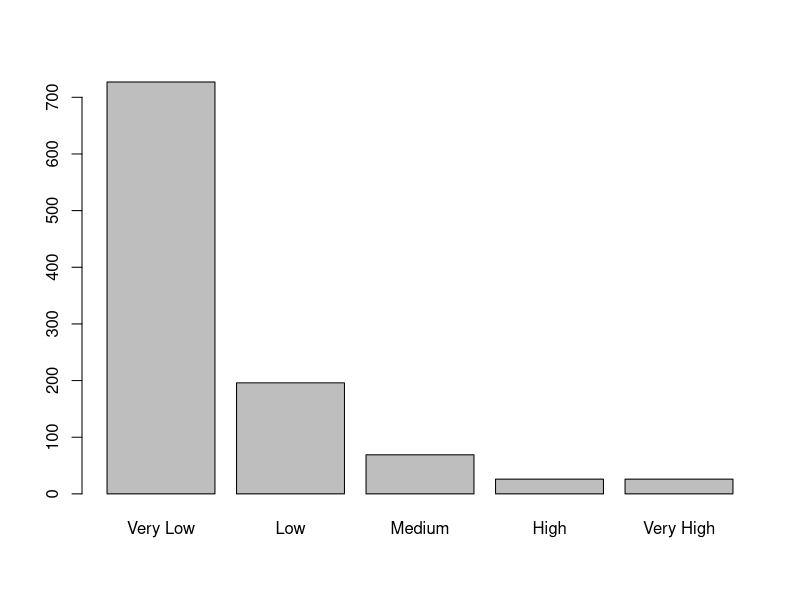
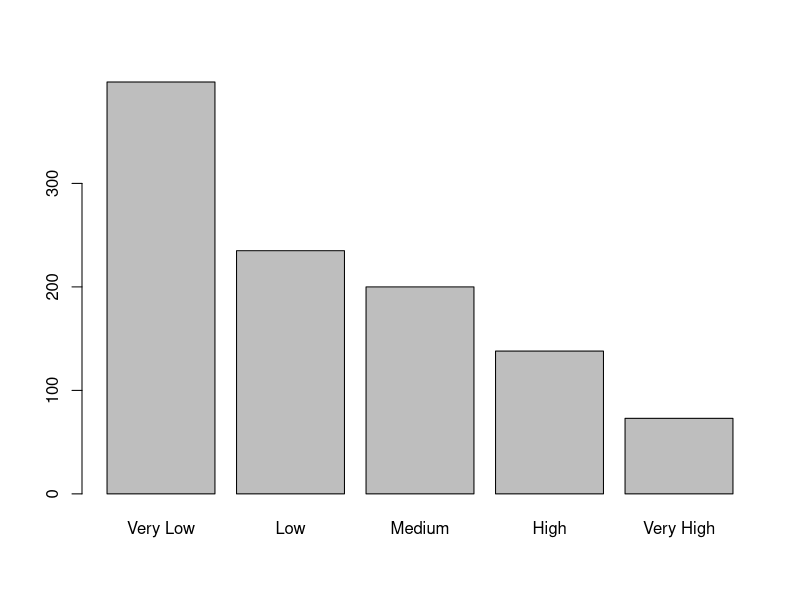
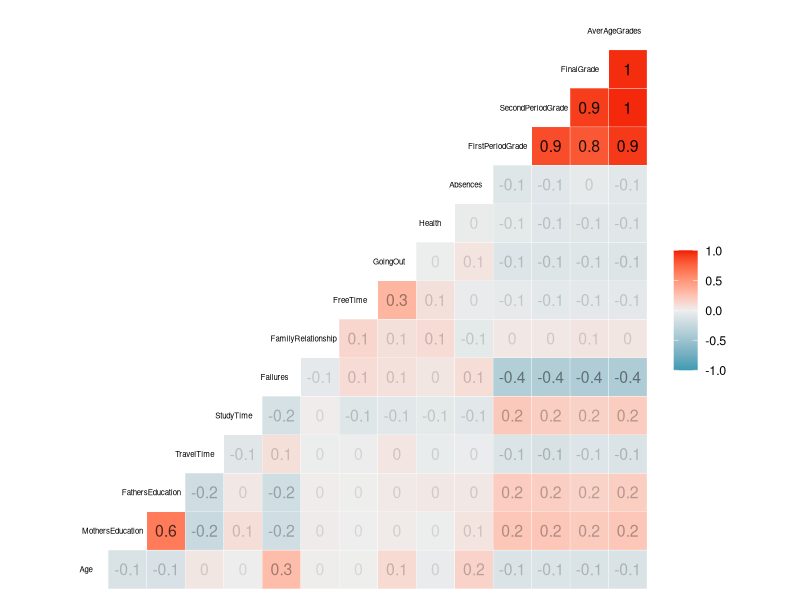
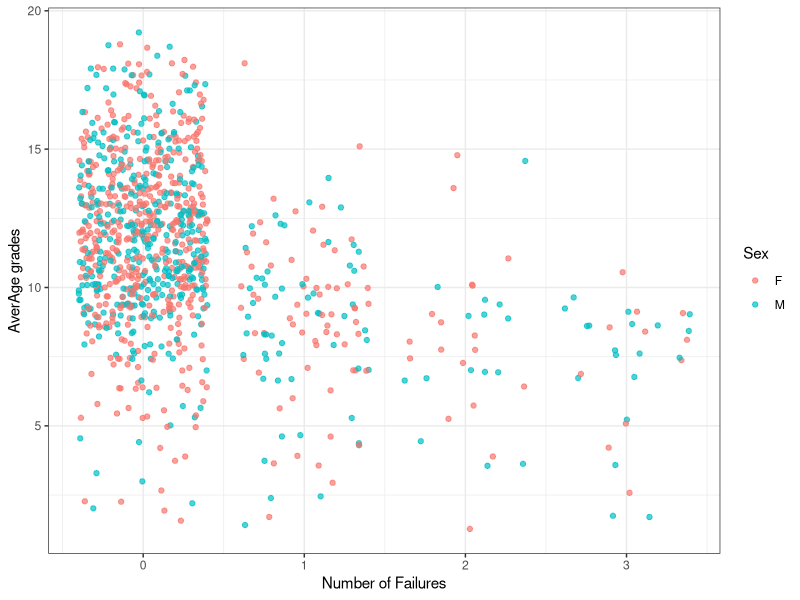
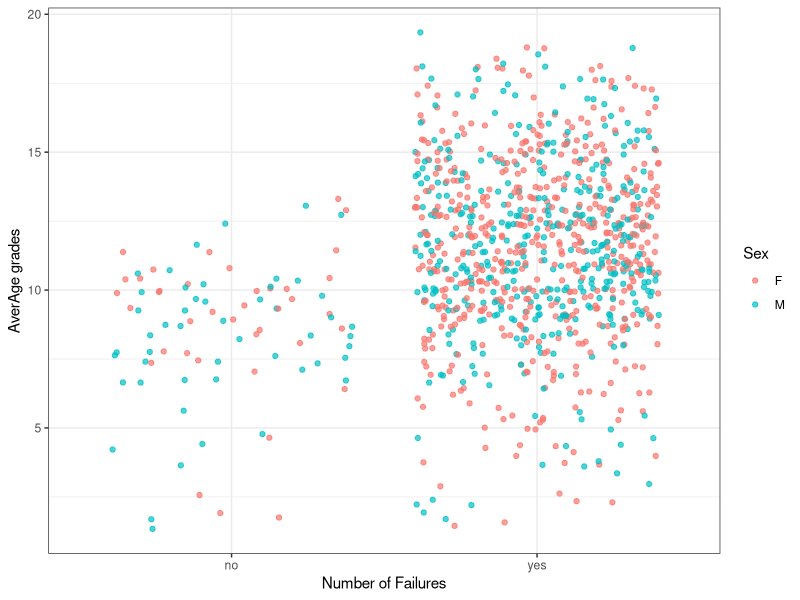
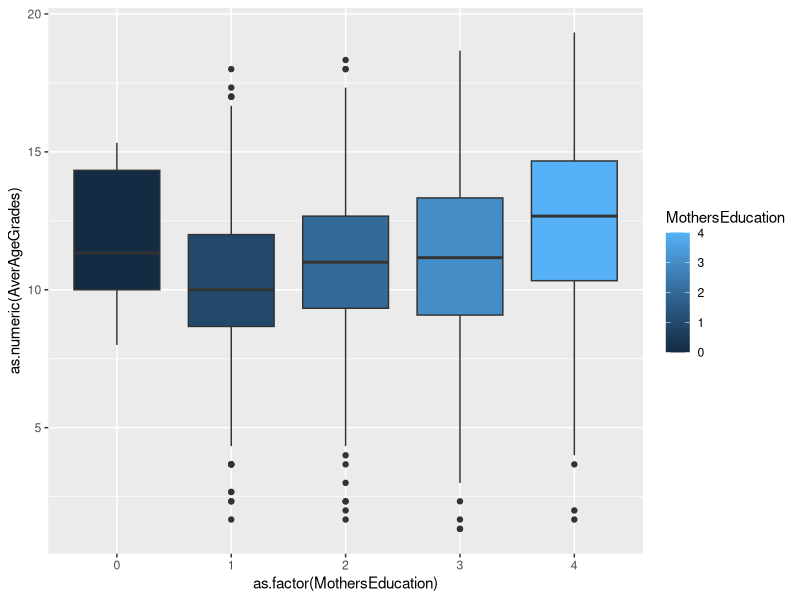
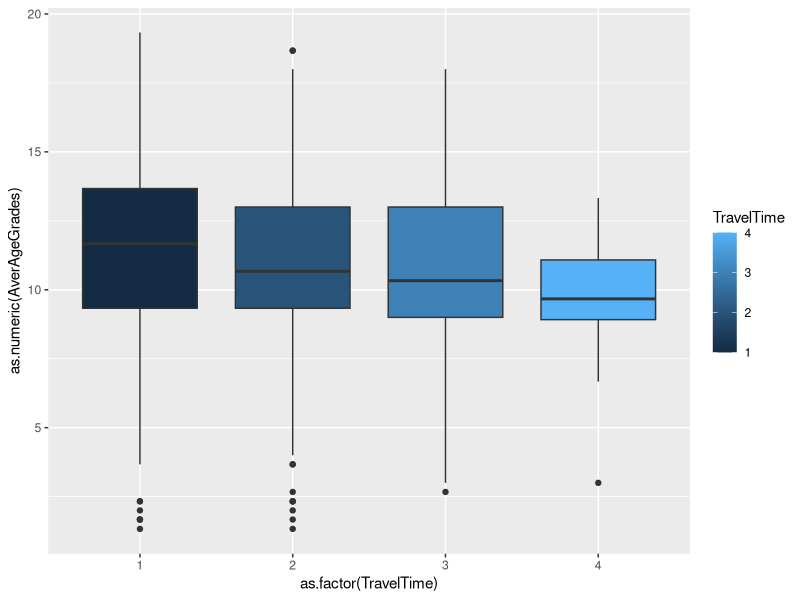
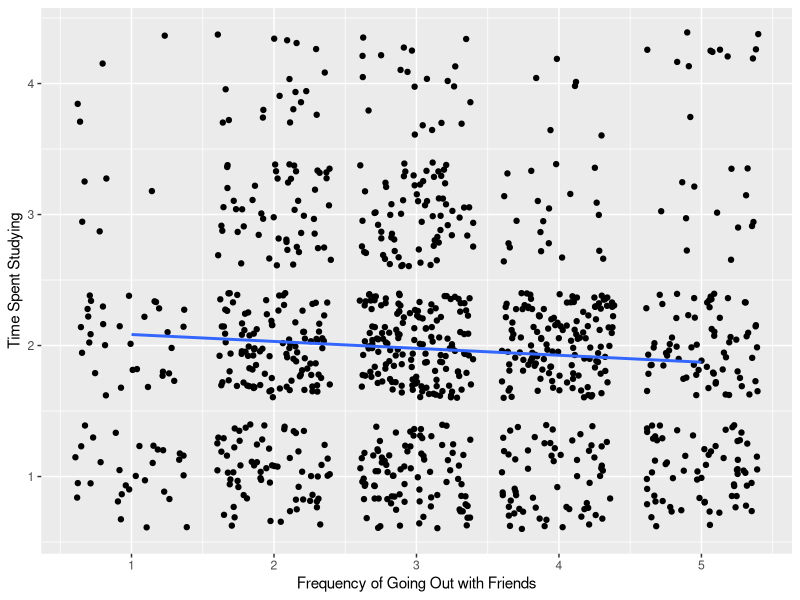

Reproduce these figures in R, in order.
## ---- chunk 1
knitr::opts_chunk$set(echo = TRUE)
## ---- chunk 2

#install.packAges("class")
#install.packAges("gmodels")
#install.packAges("caret")
#install.packAges("readr")
#install.packAges("ggplot2")
#install.packAges("GGally")


library(gmodels)
library(caret)
library(class)
library(readr)
library(ggplot2)
library(dplyr)
library(GGally)
library(scales)
library(MASS)
library(nnet)
library(caret)
## ---- chunk 3
getwd()
setwd('C:/MyRWork/Data/student-alcohol-consumption')
StudentData <- read.csv('studentData.csv')

StudentDataBackup <- read.csv('studentData.csv')

StudentData[duplicated(StudentData),] # No duplicates

colnames(StudentData) <- c('School','Sex','Age','Address','FamilySize','ParentsMaritalStatus','MothersEducation','FathersEducation','MothersJob','FathersJob','ReasonToChooseSchool','Guardian','TravelTime','StudyTime','Failures','SchoolSupport','FamilySupport','PaidClasses','Activities','Nursery','HigherEducationInterest','InternetAcess','RomanticRelationship','FamilyRelationship','FreeTime','GoingOut','WorkdayAlcohol','WeekendAlcohol','Health','Absences','FirstPeriodGrade','SecondPeriodGrade','FinalGrade') #,'Subject','AverAgeGrade')

colnames(StudentDataBackup) <- c('School','Sex','Age','Address','FamilySize','ParentsMaritalStatus','MothersEducation','FathersEducation','MothersJob','FathersJob','ReasonToChooseSchool','Guardian','TravelTime','StudyTime','Failures','SchoolSupport','FamilySupport','PaidClasses','Activities','Nursery','HigherEducationInterest','InternetAcess','RomanticRelationship','FamilyRelationship','FreeTime','GoingOut','WorkdayAlcohol','WeekendAlcohol','Health','Absences','FirstPeriodGrade','SecondPeriodGrade','FinalGrade') #,'Subject','AverAgeGrade')


#Adding a new column -"GradeClassified" that includes the final grades classified into three categories:
#Above averAge - classification for final grades between 15 and 20 
#Below averAge - classification for final grades between 0 and 9 
#AverAge - classification for final grades between 10 and 14 


StudentData$GradeClassified <- ifelse(StudentData$FinalGrade<10,"BelowAverAge",
                                      ifelse((StudentData$FinalGrade>=10 & StudentData$FinalGrade<=15),"AverAge","AboveAverAge"))

#Convert GradeClassified as a factored variable with only 3 levels - Above AverAge, averAge and below averAge

StudentData$GradeClassified <- as.factor(StudentData$GradeClassified)


## ---- chunk 4

# AverAge Grades
StudentData$AverAgeGrades <- round(rowMeans(cbind(StudentData$FirstPeriodGrade, StudentData$SecondPeriodGrade, StudentData$FinalGrade)),2)

# No. of students drinking on Weekday and weekend 
StudentData$WorkdayAlcohol<- as.factor(StudentData$WorkdayAlcohol)      
StudentData$WorkdayAlcohol <- factor(StudentData$WorkdayAlcohol,labels=c("Very Low", "Low", "Medium", "High", "Very High"))

plot(StudentData$WorkdayAlcohol)


StudentData$WeekendAlcohol <- as.factor(StudentData$WeekendAlcohol)      
StudentData$WeekendAlcohol <- factor(StudentData$WeekendAlcohol,labels=c("Very Low", "Low", "Medium", "High", "Very High"))

plot(StudentData$WeekendAlcohol)

ggcorr(StudentData,label = TRUE,label_alpha = TRUE, hjust = 0.75, size = 2)

## ---- chunk 5

# Question - Does number of Failures affect your grades?
ggplot(StudentData, aes(x=Failures, y=AverAgeGrades, color=Sex))+
geom_jitter(alpha=0.7) +
theme_bw() +
  xlab("Number of Failures") +
  ylab("AverAge grades")
# Observation -  As number of Failures increases, grades decrease 


# Question - Does number of Failures affect your grades?
ggplot(StudentData, aes(x=as.factor(HigherEducationInterest),y=AverAgeGrades, color=Sex))+
  geom_jitter(alpha=0.7) +
  theme_bw() +
  xlab("Number of Failures") +
  ylab("AverAge grades")
# Observation -  As number of Failures increases, grades decrease 


# Question - How does mother's education affect the grades?
ggplot(StudentData, aes(x=as.factor(MothersEducation), y=as.numeric(AverAgeGrades), fill=MothersEducation))+
  geom_boxplot()
# Observation - Grades are better if mother is educated


# Question - How does travel time affect the grades?
ggplot(StudentData, aes(x=as.factor(TravelTime), y=as.numeric(AverAgeGrades), fill=TravelTime))+
  geom_boxplot()
# Observation - Grades gets worse with increase in travel time 




# Question - How does going out affect the study time?
ggplot(aes(as.numeric(GoingOut), as.numeric(StudyTime)), data = StudentData) +
  geom_jitter() +
  geom_smooth(se = FALSE, method = 'lm') +
  xlab("Frequency of Going Out with Friends") +
  ylab("Time Spent Studying")
# Observation - Going out with friends will lead to lessening of study time




# Some other random observations
ggplot(StudentData, aes(x=as.factor(ParentsMaritalStatus), y=AverAgeGrades)) + 
  geom_boxplot(fill="slateblue", alpha=0.2) + 
  xlab("parent's cohabitation status ")



ggplot(StudentData, aes(x=FreeTime, y=AverAgeGrades)) + 
  geom_point()



ggplot(StudentData, aes(x=WorkdayAlcohol, y=AverAgeGrades)) + geom_point()
ggplot(StudentData, aes(x=as.factor(WorkdayAlcohol), y=AverAgeGrades)) + 
  geom_boxplot(fill="slateblue", alpha=0.2) 

## ---- chunk 6


#Question - What is the overall grade distribution of the students?

NumberOfStudents <- as.data.frame(sort(table(StudentData$GradeClassified, dnn = 'GradeClassified'), decreasing = T),responseName = 'NumberOfStudents')

ggplot(aes(x= reorder(GradeClassified,NumberOfStudents), y = (NumberOfStudents/sum(NumberOfStudents)), fill = GradeClassified), data = NumberOfStudents) +
  geom_bar(stat = 'identity') +
  geom_text(stat='identity', aes(label = percent((NumberOfStudents)/sum(NumberOfStudents))),
           data = NumberOfStudents, hjust = 0.5,vjust=-0.5) +
  theme(axis.text = element_text(size = 12,face = "bold")) +
  xlab("GradeClassified") +
  ylab("Percentage of Students") + 
  ggtitle("Percentage of Students in the Grade classified categories")
# Observation - Maximum students lie in the Average Grade category with 66% ratio followed by below average and above average



#Question - How does a romantic relationship affects the grade ?
ggplot(aes(x=GradeClassified, fill = RomanticRelationship),
       data = StudentData) +
  geom_histogram(stat = "count", position=position_dodge()) +
 xlab("Grade Category") +
  ylab("Number of students") + 
  ggtitle("Relationship of grade classified with a Student's Romantic Relationship")
# Observation - Students not involved in romantic relationships tends to score than the ones who are in it.


# How does the intake of alcohol during the weekend affect the grade
StudentData$WeekendAlcohol <- as.factor(StudentData$WeekendAlcohol)
ggplot(aes(x=GradeClassified, fill = WeekendAlcohol),
       data = StudentData) +
  geom_histogram(stat = "count", position=position_dodge()) + 
  xlab("Grade Category") +
  ylab("Number of students") + 
  ggtitle("Relationship of grade classified with a Student's weekend alcohol consumption ")
# Observation - Students into high level of weekend alcohol intake tends to score much less


# Better visualization of the above problem with geom point
 ggplot(aes(x=WeekendAlcohol, y = GradeClassified, color = GradeClassified),
       data = StudentData) +
  geom_point(alpha = 0.5, position="jitter") + 
  scale_colour_brewer(palette = 'Set1') +
   theme_bw() + theme(legend.key = element_blank()) +
  xlab("Weekend alcohol") +
  ylab("Grade Category") + 
  ggtitle("Relationship of Final grade with weekend alcohol consumption ")

 

# Checking the dependency of Grade classified with Weekeend Alcohol consumption using Chi-Square Test
chisq.test(StudentData$GradeClassified,StudentData$WeekendAlcohol)
# P-Value is less than the significant value so the null hypothesis should be rejected and conclude that grades are affected by weekend alcohol pattern


# Are Grade classified and Mother's Education related?
StudentData$MothersEducation <- as.factor(StudentData$MothersEducation)

ggplot(aes(x=GradeClassified, fill = MothersEducation),
       data = StudentData) +
  geom_histogram(stat = "count", position=position_dodge()) +
  xlab("Grade Category") +
  ylab("Number of students") + 
  ggtitle("Relationship of grade classified with a Student's Mother's Education")
# Not a clear pattern here for all the level of grades, though mothers of students with above average grade are more educated

# Above problem in different visualization
ggplot(aes(y=MothersEducation, x = GradeClassified, color = GradeClassified),
       data = StudentData) +
  geom_point( alpha = 1, position="jitter") + 
  scale_colour_brewer(palette = 'Set2') +
  theme_bw() + theme(legend.key = element_blank()) +
  ylab("Mothers Education") +
  xlab("Grade Category") + 
  ggtitle("Relationship of Final grade with a Student's Mother's Education ")


# Question - What is the relationship of number of failures and grade score by a student?
StudentData$Failures <- as.factor(StudentData$Failures)
ggplot(aes(x=GradeClassified, fill = Failures),
       data = StudentData) +
  geom_histogram(stat = "count", position=position_dodge()) + 
  xlab("Grade Category") +
  ylab("Number of students") + 
  ggtitle("Relationship of grade classified with a Student's Failures ")
# Observation - students with no or less failure tends to score better grades

# Another visualization for above problem
ggplot(aes(y=Failures, x = GradeClassified, color = GradeClassified),
       data = StudentData) +
  geom_point(alpha = 0.5, position="jitter") + 
  theme_bw() + theme(legend.key = element_blank()) +
  scale_colour_brewer(palette = "Set1") +
  xlab("Grade categoryl") +
  ylab("Failures") + 
  ggtitle("Relationship of Final grade with a Student's Failure ")



# Question - How does going out pattern affect the grades?
StudentData$GoingOut <- as.factor(StudentData$GoingOut)

ggplot(aes(x=GradeClassified, fill = GoingOut),
       data = StudentData) +
  geom_histogram(stat = "count", position=position_dodge()) +
 xlab("Grade Category") +
  ylab("Number of students") + 
  ggtitle("Relationship of grade classified with a Student Going Out ")
# Observation - Not a specific pattern here



#Question - What is the grade of the students who aspire for higher education?
ggplot(aes(x=GradeClassified, fill =HigherEducationInterest),
       data = StudentData) +
  geom_histogram(stat = "count", position=position_dodge()) +
 xlab("Grade Category") +
  ylab("Number of students") + 
  ggtitle("Relationship of grade classified with Higher Education interest ")
# Observation - Almost all the students with good grades aspire for higher studies



# Another visualization for above problem
ggplot(aes(x=HigherEducationInterest, y = GradeClassified, color = GradeClassified),
       data = StudentData) +
  geom_point(alpha = 0.5, position="jitter") + 
  theme_bw() + theme(legend.key = element_blank()) +
  scale_colour_brewer(palette = 'Set2') +
  xlab("HigherEducation Interest") +
  ylab("Grade Category") + 
  ggtitle("Relationship of grade classified with Higher Education Interest ")



## ---- chunk 7



StudentData1 <- StudentData[c("Age","MothersEducation", "FathersEducation", "TravelTime", "StudyTime", "Failures",
                              "FamilyRelationship","FreeTime", "WeekendAlcohol", "WorkdayAlcohol", "GoingOut", "Health","Absences")]

unique(sort(StudentData$RomanticRelationship))

StudentData1$School.gp <- ifelse(StudentData$School == "GP",1,0) # GP = 1, MS = 0 
StudentData1$HigherEducationInterest.yes <- ifelse(StudentData$HigherEducationInterest == "yes",1,0) # yes = 1, no = 0 
StudentData1$ParentsMaritalStatus.T <- ifelse(StudentData$ParentsMaritalStatus == "T",1,0) # Together = 1, Apart = 0 
StudentData1$InternetAcess.yes <- ifelse(StudentData$InternetAcess == "yes",1,0) # yes = 1, no = 0 
StudentData1$Sex.F <- ifelse(StudentData$Sex == "F",1,0)  # F = 1, M = 0 
StudentData1$Address.R <- ifelse(StudentData$Address == "R",1,0)  # R = 1, U = 0 
StudentData1$FamilySize.GT3 <- ifelse(StudentData$FamilySize == "GT3",1,0)  # GT3 = 1, LE3 = 0 
StudentData1$SchoolSupport.yes <- ifelse(StudentData$SchoolSupport == "yes",1,0) # yes = 1, no = 0 
StudentData1$FamilySupport.yes <- ifelse(StudentData$FamilySupport == "yes",1,0) # yes = 1, no = 0 
StudentData1$PaidClasses.yes <- ifelse(StudentData$PaidClasses == "yes",1,0) # yes = 1, no = 0 
StudentData1$Activities.yes <- ifelse(StudentData$Activities == "yes",1,0) # yes = 1, no = 0 
StudentData1$Nursery.yes <- ifelse(StudentData$Nursery == "yes",1,0) # yes = 1, no = 0 
StudentData1$RomanticRelationship.yes <- ifelse(StudentData$RomanticRelationship == "yes",1,0) # yes = 1, no = 0 



StudentData1$Guardian.M <- ifelse(StudentData$Guardian == "mother",1,0) # Mother = 1, Other = 0 
StudentData1$Guardian.F <- ifelse(StudentData$Guardian == "father",1,0) # Father = 1, Other = 0 


StudentData1$ReasonToChooseSchool.course <- ifelse(StudentData$ReasonToChooseSchool == "course",1,0)
StudentData1$ReasonToChooseSchool.home <- ifelse(StudentData$ReasonToChooseSchool == "home",1,0)
StudentData1$ReasonToChooseSchool.reputation <- ifelse(StudentData$ReasonToChooseSchool == "reputation",1,0)

StudentData1$MothersJob.athome <- ifelse(StudentData$MothersJob == "at_home",1,0)
StudentData1$MothersJob.Health <- ifelse(StudentData$MothersJob == "Health",1,0)
StudentData1$MothersJob.services<-ifelse(StudentData$MothersJob == "services",1,0)
StudentData1$MothersJob.teacher<- ifelse(StudentData$MothersJob == "teacher",1,0)

StudentData1$FathersJob.athome <- ifelse(StudentData$FathersJob == "at_home",1,0)
StudentData1$FathersJob.Health <- ifelse(StudentData$FathersJob == "Health",1,0)
StudentData1$FathersJob.services<-ifelse(StudentData$FathersJob == "services",1,0)
StudentData1$FathersJob.teacher<- ifelse(StudentData$FathersJob == "teacher",1,0)

StudentData1$AverAgeGrades <- StudentData$AverAgeGrades


StudentData2 <- StudentData1


##### MODEL 1 #############################
model1 <- lm(AverAgeGrades ~ ., data = StudentData2)
summary(model1)

StudentData2$FathersJob.Health <- NULL
StudentData2$FathersJob.teacher <- NULL
StudentData2$MothersJob.athome <- NULL
StudentData2$Nursery.yes <- NULL

##### MODEL 2 #############################
model2 <- lm(AverAgeGrades ~ ., data = StudentData2)
summary(model2)

StudentData2$FathersJob.athome <- NULL
StudentData2$ReasonToChooseSchool.home <- NULL
StudentData2$Sex.F <- NULL
StudentData2$ParentsMaritalStatus.T <- NULL

##### MODEL 3 #############################
model3 <- lm(AverAgeGrades ~ ., data = StudentData2)
summary(model3)

StudentData2$Age <- NULL
StudentData2$FreeTime <- NULL
StudentData2$WeekendAlcohol <- NULL
StudentData2$Activities.yes <- NULL
StudentData2$Guardian.F <- NULL

##### MODEL 4 #############################
model4 <- lm(AverAgeGrades ~ ., data = StudentData2)
summary(model4)

StudentData2$TravelTime <- NULL
StudentData2$ReasonToChooseSchool.course <- NULL
StudentData2$MothersJob.teacher <- NULL


##### MODEL 5 #############################
model5 <- lm(AverAgeGrades ~ ., data = StudentData2)
summary(model5)
 
StudentData2$WorkdayAlcohol <- NULL
StudentData2$ReasonToChooseSchool.reputation <- NULL
StudentData2$Absences <- NULL
StudentData2$FamilyRelationship <- NULL


##### MODEL 6 #############################
model6 <- lm(AverAgeGrades ~ ., data = StudentData2)
summary(model6)

StudentData2$FathersEducation <- NULL
StudentData2$FamilySupport.yes <- NULL
StudentData2$Guardian.M <- NULL
StudentData2$Address.R <- NULL

##### MODEL 7 #############################
model7 <- lm(AverAgeGrades ~ ., data = StudentData2)
summary(model7)

StudentData2$InternetAcess.yes <- NULL
StudentData2$FamilySize.GT3 <- NULL
StudentData2$FathersJob.services <- NULL


##### MODEL 8 #############################
model8 <- lm(AverAgeGrades ~ ., data = StudentData2)
summary(model8)

# MODEL 8 has R-squared as 0.265 and proves to have significant values in it. Refer analysis.xlsx
## ---- chunk 8
#---------------------------------------------------------------------------------------------------------------------------------


# Creating testing and Training Data using random sampling.

set.seed(100)

TrainingDataRows <- sample(1:nrow(StudentData), 0.5*nrow(StudentData))
TrainingData <- StudentData[TrainingDataRows,]
TestingData <- StudentData[-TrainingDataRows,]


library(MASS)


#Working with the multinominal model, Model 1 is a full model that includes all the data columns

library(nnet)

Model1 <- multinom(GradeClassified ~. , data = TrainingData)
summary(Model1)

library(caret)

# Predicting our model 1

Prediction = predict(Model1, newdata=TestingData)
Accuracy <- table(Prediction, TestingData[,"GradeClassified"])
sum(diag(Accuracy))/sum(Accuracy)
confusionMatrix(data=Prediction, TestingData$GradeClassified)

#From the accuracy calculation, it has predicted the grade calssified  at rate of 92%. The confusion matrix identified the wrongly predicted grades
#We shouldnt probably consider this since this includes the Final grade column with which we derived our Grade classified

# model 2 multinominal , reduced model 

Model2 <- multinom(GradeClassified ~ MothersEducation +RomanticRelationship + WeekendAlcohol  +  GoingOut +
                      HigherEducationInterest + MothersEducation  + StudyTime + InternetAcess + Health  , data = TrainingData)




# Predicting our model 2 

Prediction2 = predict(Model2, newdata=TestingData)
Accuracy <- table(Prediction2, TestingData[,"GradeClassified"])
sum(diag(Accuracy))/sum(Accuracy)
confusionMatrix(data=Prediction2, TestingData$GradeClassified)

#From the accuracy calculation, it has predicted the grade calssified  at rate of 67%. The confusion matrix identified the wrongly predicted grades which is HigherEducationInterest compared to Model 2

#Model 3 - adding  more variables 

Model3 <- multinom(GradeClassified ~ Address + FathersEducation + TravelTime + Failures + SchoolSupport + MothersEducation +RomanticRelationship + WeekendAlcohol  +  GoingOut +
                     HigherEducationInterest + MothersEducation  + StudyTime + InternetAcess + Health +FreeTime + WorkdayAlcohol  , data = TrainingData)

## ---- chunk 9

StudDataChunk1 <- StudentDataBackup

# Converting categorical into numerical values

unique(sort(StudentDataBackup$school))

StudDataChunk1$Sex <-  as.numeric(factor(StudDataChunk1$Sex, 
                                             levels=c("F","M")))


StudDataChunk1$Address <-  as.numeric(factor(StudDataChunk1$Address, 
                                         levels=c("R","U")))

StudDataChunk1$ParentsMaritalStatus <-  as.numeric(factor(StudDataChunk1$ParentsMaritalStatus, 
                                 levels=c("A","T")))

StudDataChunk1$FamilySize <-  as.numeric(factor(StudDataChunk1$FamilySize, 
                                             levels=c("GT3","LE3")))

StudDataChunk1$School <-  as.numeric(factor(StudDataChunk1$School, 
                                             levels=c("GP","MS")))

StudDataChunk1$MothersJob <-  as.numeric(factor(StudDataChunk1$MothersJob, 
                                 levels=c("at_home","health","other","services","teacher")))

StudDataChunk1$FathersJob <-  as.numeric(factor(StudDataChunk1$FathersJob, 
                                 levels=c("at_home","health","other","services","teacher")))

StudDataChunk1$ReasonToChooseSchool <-  as.numeric(factor(StudDataChunk1$ReasonToChooseSchool, 
                                 levels=c("course","home","other","reputation")))

StudDataChunk1$Guardian <-  as.numeric(factor(StudDataChunk1$Guardian, 
                                 levels=c("father","mother","other" )))

StudDataChunk1$SchoolSupport <-  as.numeric(factor(StudDataChunk1$SchoolSupport, 
                                 levels=c("no","yes")))

StudDataChunk1$FamilySupport <-  as.numeric(factor(StudDataChunk1$FamilySupport, 
                                 levels=c("no","yes")))

StudDataChunk1$PaidClasses <-  as.numeric(factor(StudDataChunk1$PaidClasses, 
                                  levels=c("no","yes")))

StudDataChunk1$Activities <-  as.numeric(factor(StudDataChunk1$Activities, 
                                  levels=c("no","yes")))

StudDataChunk1$Nursery <-  as.numeric(factor(StudDataChunk1$Nursery, 
                                  levels=c("no","yes")))

StudDataChunk1$HigherEducationInterest <-  as.numeric(factor(StudDataChunk1$HigherEducationInterest, 
                                   levels=c("no","yes")))

StudDataChunk1$InternetAcess <-  as.numeric(factor(StudDataChunk1$InternetAcess, 
                                   levels=c("no","yes")))

StudDataChunk1$RomanticRelationship <-  as.numeric(factor(StudDataChunk1$RomanticRelationship, 
                                   levels=c("no","yes")))

StudDataChunk1$AverAgeGrade <- round(rowMeans(cbind(StudDataChunk1$FirstPeriodGrade, StudDataChunk1$SecondPeriodGrade, StudDataChunk1$FinalGrade)),2)


StudDataChunk1$GradeClassified <- ifelse(StudDataChunk1$AverAgeGrade<12,"Fail","Pass")


StudDataChunk2 <- StudDataChunk1

# Function to Normalize the data


Normalize <- function(x) {
  return((x - min(x))/ (max(x) -  min(x)))
}

# Normalising the student performance data

StudData_Norm <-  as.data.frame(lapply(StudDataChunk2[,c(1:30)], Normalize))
StudData_Norm$GradesClassified <- StudDataChunk2$GradeClassified


# Sampling rows out of it & Training the model - 80% train and 20% testing


set.seed(1234)
index=sample(1:2, length(StudDataChunk2$GradeClassified),replace= T, prob = c(.8,.2))

StudData_train <- StudData_Norm[index==1,]
StudData_test  <- StudData_Norm[index==2,]


PredictedModel <- knn(train = StudData_train[,1:30], test = StudData_test[,1:30],
                      cl = StudData_train$GradesClassified, k=21)

# Evaluating the model

CrossTable(x = StudData_test$GradesClassified, y= PredictedModel, prop.chisq = FALSE)

##   k	 Fail	Pass	Match	TOTAL	ACCURACY
##   20	 76	  69	  145	  218	  0.7005
##   25	 72	  68	  140	  218	  0.6763
##   28	 65	  71	  136	  218	  0.6570
##   21	 76	  71	  147	  218	  0.7053 ****
##   22	 72	  69	  141	  218	  0.6812
##   19	 74	  69	  143	  218	  0.6908
